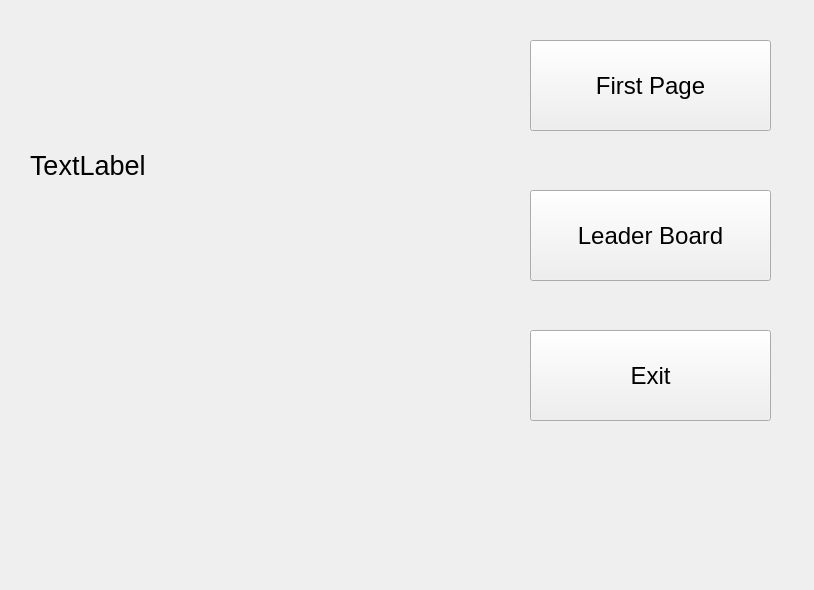
<?xml version="1.0" encoding="UTF-8"?>
<ui version="4.0">
 <class>endgame</class>
 <widget class="QWidget" name="endgame">
  <property name="geometry">
   <rect>
    <x>0</x>
    <y>0</y>
    <width>814</width>
    <height>590</height>
   </rect>
  </property>
  <property name="font">
   <font>
    <pointsize>16</pointsize>
   </font>
  </property>
  <property name="windowTitle">
   <string>Form</string>
  </property>
  <widget class="QPushButton" name="btn_firstpage">
   <property name="geometry">
    <rect>
     <x>530</x>
     <y>40</y>
     <width>241</width>
     <height>91</height>
    </rect>
   </property>
   <property name="font">
    <font>
     <pointsize>18</pointsize>
    </font>
   </property>
   <property name="text">
    <string>First Page</string>
   </property>
  </widget>
  <widget class="QPushButton" name="btn_exit">
   <property name="geometry">
    <rect>
     <x>530</x>
     <y>330</y>
     <width>241</width>
     <height>91</height>
    </rect>
   </property>
   <property name="font">
    <font>
     <pointsize>18</pointsize>
    </font>
   </property>
   <property name="text">
    <string>Exit</string>
   </property>
  </widget>
  <widget class="QPushButton" name="btn_leaderboard">
   <property name="geometry">
    <rect>
     <x>530</x>
     <y>190</y>
     <width>241</width>
     <height>91</height>
    </rect>
   </property>
   <property name="font">
    <font>
     <pointsize>18</pointsize>
    </font>
   </property>
   <property name="text">
    <string>Leader Board</string>
   </property>
  </widget>
  <widget class="QLabel" name="label">
   <property name="geometry">
    <rect>
     <x>30</x>
     <y>50</y>
     <width>461</width>
     <height>231</height>
    </rect>
   </property>
   <property name="font">
    <font>
     <pointsize>20</pointsize>
    </font>
   </property>
   <property name="text">
    <string>TextLabel</string>
   </property>
  </widget>
 </widget>
 <resources/>
 <connections/>
</ui>
